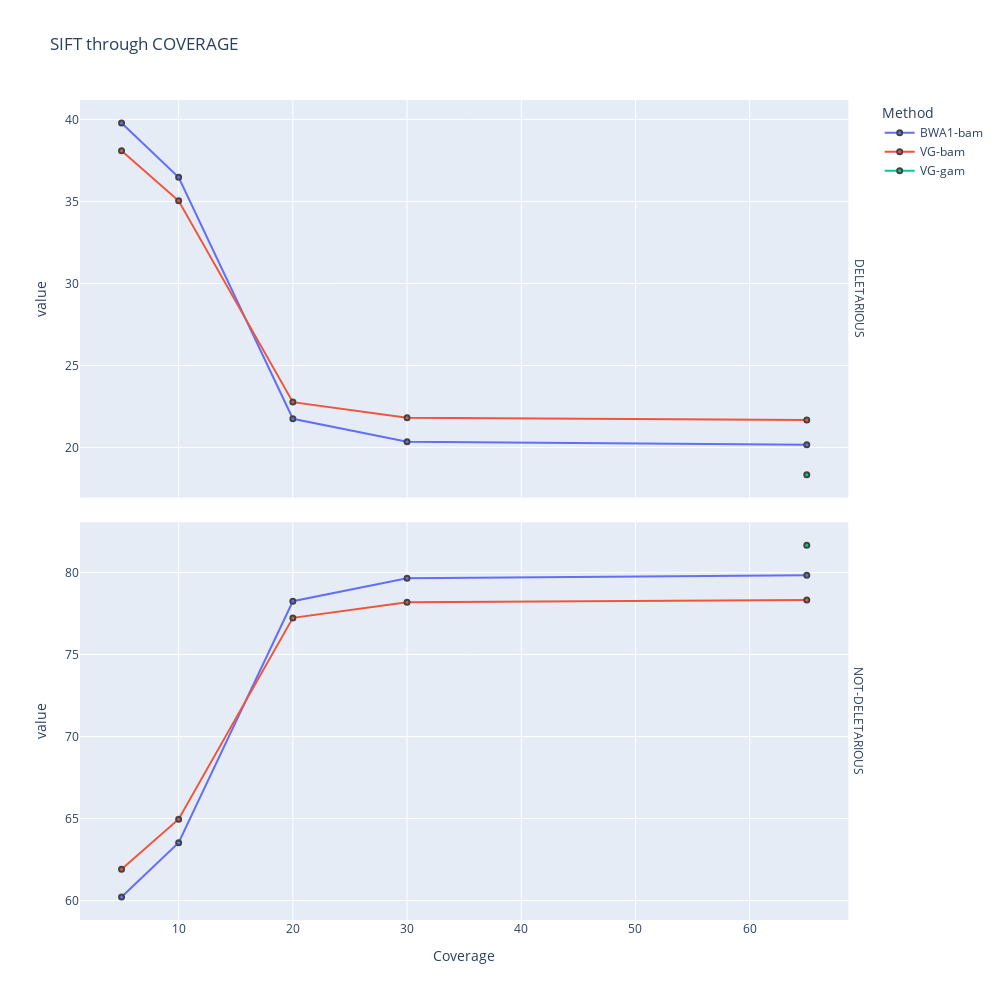

The cell this chart's notebook holds for it:
### Code cell
fig = px.scatter(df_cov, y="value", x="Coverage", color = "Method",facet_row="variable",
                 width=1000, height=1000, title="SIFT through COVERAGE")

fig.for_each_annotation(lambda a: a.update(text=a.text.split("=")[-1].split("_")[-1]))
fig.update_yaxes(matches=None)
fig.update_traces(mode='lines+markers', marker_line_width=2, marker_size=5)
fig.show()

### Figure 1 — Plotly figure (JSON) as saved in the notebook; plotly's stock layout.template omitted (floating-point values rounded to 4 significant figures)
{"data": [{"hovertemplate": "Method=BWA1-bam<br>variable=PCT_SIFT_DELETARIOUS<br>Coverage=%{x}<br>value=%{y}<extra></extra>", "legendgroup": "BWA1-bam", "marker": {"color": "#636efa", "line": {"width": 2}, "size": 5, "symbol": "circle"}, "mode": "lines+markers", "name": "BWA1-bam", "orientation": "v", "showlegend": true, "type": "scatter", "x": [5, 10, 20, 30, 65], "xaxis": "x2", "y": [39.78, 36.47, 21.75, 20.35, 20.17], "yaxis": "y2"}, {"hovertemplate": "Method=BWA1-bam<br>variable=PCT_SIFT_NOT-DELETARIOUS<br>Coverage=%{x}<br>value=%{y}<extra></extra>", "legendgroup": "BWA1-bam", "marker": {"color": "#636efa", "line": {"width": 2}, "size": 5, "symbol": "circle"}, "mode": "lines+markers", "name": "BWA1-bam", "orientation": "v", "showlegend": false, "type": "scatter", "x": [5, 10, 20, 30, 65], "xaxis": "x", "y": [60.22, 63.53, 78.25, 79.65, 79.83], "yaxis": "y"}, {"hovertemplate": "Method=VG-bam<br>variable=PCT_SIFT_DELETARIOUS<br>Coverage=%{x}<br>value=%{y}<extra></extra>", "legendgroup": "VG-bam", "marker": {"color": "#EF553B", "line": {"width": 2}, "size": 5, "symbol": "circle"}, "mode": "lines+markers", "name": "VG-bam", "orientation": "v", "showlegend": true, "type": "scatter", "x": [5, 10, 20, 30, 65], "xaxis": "x2", "y": [38.08, 35.04, 22.77, 21.81, 21.67], "yaxis": "y2"}, {"hovertemplate": "Method=VG-bam<br>variable=PCT_SIFT_NOT-DELETARIOUS<br>Coverage=%{x}<br>value=%{y}<extra></extra>", "legendgroup": "VG-bam", "marker": {"color": "#EF553B", "line": {"width": 2}, "size": 5, "symbol": "circle"}, "mode": "lines+markers", "name": "VG-bam", "orientation": "v", "showlegend": false, "type": "scatter", "x": [5, 10, 20, 30, 65], "xaxis": "x", "y": [61.92, 64.96, 77.23, 78.19, 78.33], "yaxis": "y"}, {"hovertemplate": "Method=VG-gam<br>variable=PCT_SIFT_DELETARIOUS<br>Coverage=%{x}<br>value=%{y}<extra></extra>", "legendgroup": "VG-gam", "marker": {"color": "#00cc96", "line": {"width": 2}, "size": 5, "symbol": "circle"}, "mode": "lines+markers", "name": "VG-gam", "orientation": "v", "showlegend": true, "type": "scatter", "x": [65], "xaxis": "x2", "y": [18.34], "yaxis": "y2"}, {"hovertemplate": "Method=VG-gam<br>variable=PCT_SIFT_NOT-DELETARIOUS<br>Coverage=%{x}<br>value=%{y}<extra></extra>", "legendgroup": "VG-gam", "marker": {"color": "#00cc96", "line": {"width": 2}, "size": 5, "symbol": "circle"}, "mode": "lines+markers", "name": "VG-gam", "orientation": "v", "showlegend": false, "type": "scatter", "x": [65], "xaxis": "x", "y": [81.66], "yaxis": "y"}], "layout": {"annotations": [{"font": {}, "showarrow": false, "text": "NOT-DELETARIOUS", "textangle": 90, "x": 0.98, "xanchor": "left", "xref": "paper", "y": 0.2425, "yanchor": "middle", "yref": "paper"}, {"font": {}, "showarrow": false, "text": "DELETARIOUS", "textangle": 90, "x": 0.98, "xanchor": "left", "xref": "paper", "y": 0.7575, "yanchor": "middle", "yref": "paper"}], "height": 1000, "legend": {"title": {"text": "Method"}, "tracegroupgap": 0}, "title": {"text": "SIFT through COVERAGE"}, "width": 1000, "xaxis": {"anchor": "y", "domain": [0, 0.98], "title": {"text": "Coverage"}}, "xaxis2": {"anchor": "y2", "domain": [0, 0.98], "matches": "x", "showticklabels": false}, "yaxis": {"anchor": "x", "domain": [0, 0.485], "title": {"text": "value"}}, "yaxis2": {"anchor": "x2", "domain": [0.515, 1], "title": {"text": "value"}}}}
